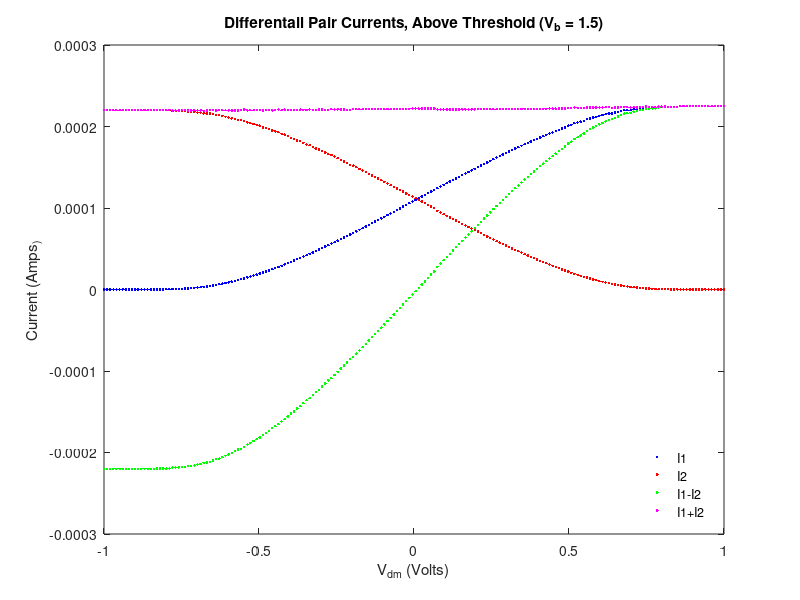
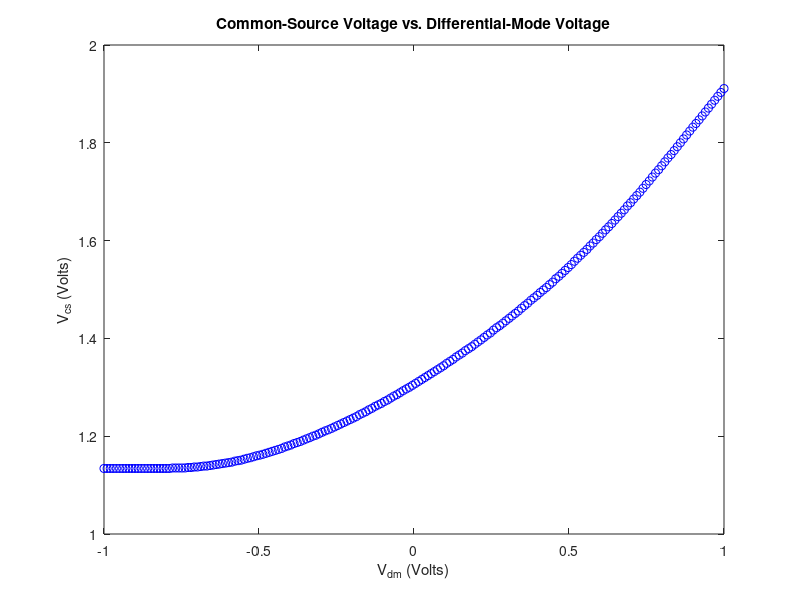

These charts were generated, in order, by the following MATLAB code:
load ('Lab7_data.mat')

I1 = I1_above_3V;
I2 = I2_above_3V;

Vdm = Vdm_big_range;
Vcs = V_node_above_3V;
%% Current Plot
Idiff = I1 - I2;
Imore = I1 + I2;

figure;
plot(Vdm,I1,'b.')
hold on;
plot(Vdm,I2,'r.')
hold on;
plot(Vdm,Idiff,'g.')
hold on
plot(Vdm,Imore,'m.')


%Legend
legend('I1','I2','I1-I2','I1+I2');
legend('boxoff')
legend('Location','southeast')

%Labels
title('Differentail Pair Currents, Above Threshold (V_{b} = 1.5)');
xlabel("V_{dm} (Volts)");
ylabel("Current (Amps_)");

hold off;
%% Voltage Plot

figure;
plot(Vdm,Vcs,'bo')

%Labels
title('Common-Source Voltage vs. Differential-Mode Voltage');
xlabel("V_{dm} (Volts)");
ylabel("V_{cs} (Volts)");